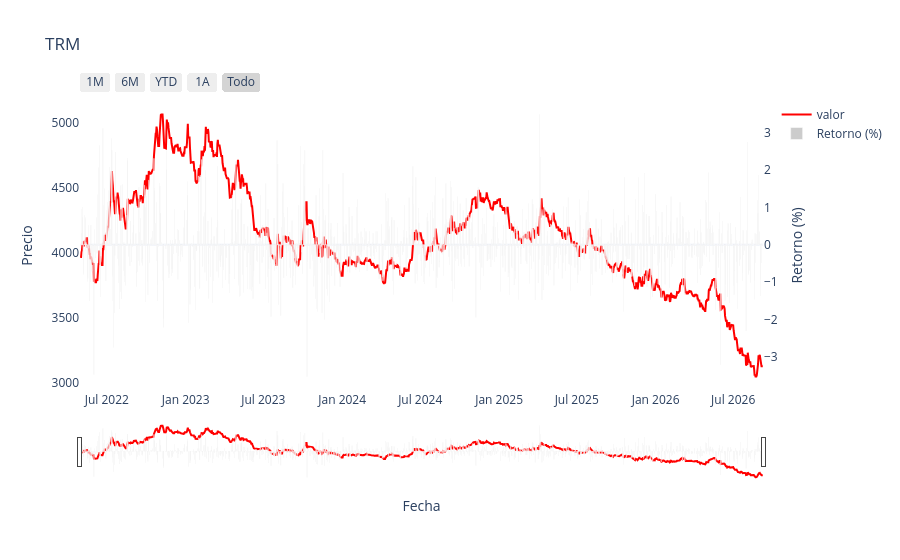

The cell this chart's notebook holds for it:
### Code cell
plotly_oneplot(data = fullTRM, x_col="fecha", y_col="valor", plot_title="TRM", color_in="red")

### Figure 1 — Plotly figure (JSON) as saved in the notebook; plotly's stock layout.template omitted (floating-point values rounded to 4 significant figures; data arrays with more than 128 entries replaced by an {"elided": "..."} marker saying what was removed)
{"data": [{"line": {"color": "red", "dash": "solid"}, "mode": "lines", "name": "valor", "type": "scatter", "x": {"elided": "1593 str values"}, "y": {"elided": "1593 float values"}}, {"marker": {"color": "rgba(128, 128, 128, 0.4)"}, "name": "Retorno (%)", "type": "bar", "x": {"elided": "1593 str values"}, "y": {"elided": "1593 float values"}, "yaxis": "y2"}], "layout": {"hovermode": "x unified", "title": {"text": "TRM"}, "xaxis": {"rangeselector": {"buttons": [{"count": 1, "label": "1M", "step": "month", "stepmode": "backward"}, {"count": 6, "label": "6M", "step": "month", "stepmode": "backward"}, {"count": 1, "label": "YTD", "step": "year", "stepmode": "todate"}, {"count": 1, "label": "1A", "step": "year", "stepmode": "backward"}, {"label": "Todo", "step": "all"}]}, "rangeslider": {"visible": true}, "title": {"text": "Fecha"}, "type": "date"}, "yaxis": {"autorange": true, "fixedrange": false, "showgrid": false, "title": {"text": "Precio"}}, "yaxis2": {"autorange": true, "fixedrange": false, "overlaying": "y", "showgrid": false, "side": "right", "title": {"text": "Retorno (%)"}, "zeroline": true}}}
